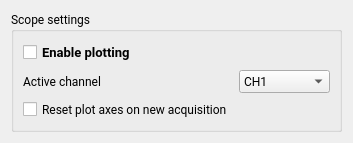
<?xml version="1.0" encoding="UTF-8"?>
<ui version="4.0">
 <class>ScopeUpdateSettingsPanel</class>
 <widget class="QWidget" name="ScopeUpdateSettingsPanel">
  <property name="geometry">
   <rect>
    <x>0</x>
    <y>0</y>
    <width>353</width>
    <height>133</height>
   </rect>
  </property>
  <property name="windowTitle">
   <string>Form</string>
  </property>
  <layout class="QHBoxLayout" name="horizontalLayout">
   <item>
    <widget class="QGroupBox" name="analysisSettingsContainer">
     <property name="enabled">
      <bool>true</bool>
     </property>
     <property name="sizePolicy">
      <sizepolicy hsizetype="Minimum" vsizetype="Preferred">
       <horstretch>0</horstretch>
       <verstretch>0</verstretch>
      </sizepolicy>
     </property>
     <property name="font">
      <font>
       <family>Roboto</family>
      </font>
     </property>
     <property name="title">
      <string>Scope settings</string>
     </property>
     <layout class="QGridLayout" name="gridLayout_6">
      <item row="3" column="1">
       <widget class="QLabel" name="label">
        <property name="text">
         <string>Active channel</string>
        </property>
       </widget>
      </item>
      <item row="1" column="1">
       <widget class="QCheckBox" name="updateScopeCB">
        <property name="font">
         <font>
          <family>MS Shell Dlg 2</family>
          <pointsize>10</pointsize>
          <weight>75</weight>
          <bold>true</bold>
         </font>
        </property>
        <property name="text">
         <string>Enable plotting</string>
        </property>
       </widget>
      </item>
      <item row="3" column="2">
       <widget class="QComboBox" name="plotChannel">
        <property name="enabled">
         <bool>true</bool>
        </property>
        <item>
         <property name="text">
          <string>CH1</string>
         </property>
        </item>
        <item>
         <property name="text">
          <string>CH2</string>
         </property>
        </item>
        <item>
         <property name="text">
          <string>CH3</string>
         </property>
        </item>
        <item>
         <property name="text">
          <string>CH4</string>
         </property>
        </item>
       </widget>
      </item>
      <item row="4" column="1">
       <widget class="QCheckBox" name="resetPlot">
        <property name="text">
         <string>Reset plot axes on new acquisition</string>
        </property>
       </widget>
      </item>
     </layout>
    </widget>
   </item>
  </layout>
 </widget>
 <resources/>
 <connections/>
</ui>
